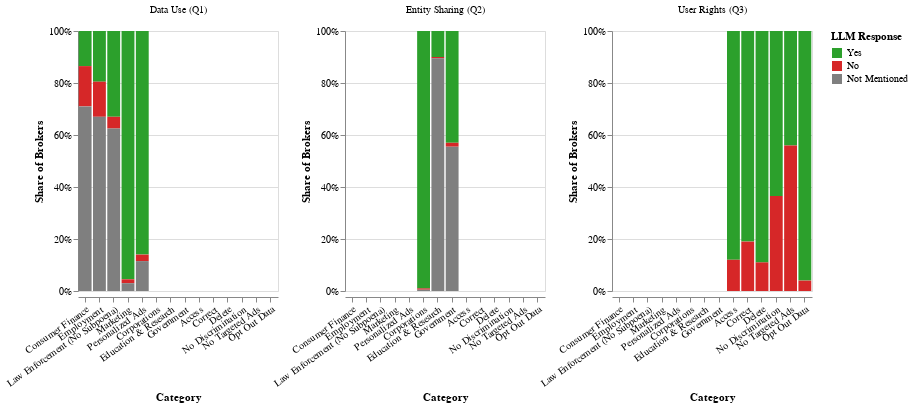

The notebook cell saved with this chart:
### Code cell
stacked_counts_chart = (
    alt.Chart(altair_summary)
    .mark_bar()
    .encode(
        x=alt.X("category_label:N", title="Category", sort=None, axis=alt.Axis(labelAngle=-35)),
        y=alt.Y("share:Q", title="Share of Brokers", axis=alt.Axis(format="%")),
        color=alt.Color(
            "response_label:N",
            title="LLM Response",
            scale=alt.Scale(domain=response_order, range=response_colors)
        ),
        column=alt.Column("question:N", title="")
    )
    .properties(width=200, height=260)
    .resolve_scale(y="independent")
)

stacked_counts_chart.interactive()

### Figure 1 — Vega-Lite specification as saved in the notebook (floating-point values rounded to 4 significant figures)
{"config": {"view": {"continuousWidth": 300, "continuousHeight": 300}}, "data": {"name": "data-bdcdada1032ceeb12e854f411f575b8a"}, "mark": {"type": "bar"}, "encoding": {"color": {"field": "response_label", "scale": {"domain": ["Yes", "No", "Not Mentioned"], "range": ["#2ca02c", "#d62728", "#7f7f7f"]}, "title": "LLM Response", "type": "nominal"}, "column": {"field": "question", "title": "", "type": "nominal"}, "x": {"axis": {"labelAngle": -35}, "field": "category_label", "sort": null, "title": "Category", "type": "nominal"}, "y": {"axis": {"format": "%"}, "field": "share", "title": "Share of Brokers", "type": "quantitative"}}, "height": 260, "params": [{"name": "param_1", "select": {"type": "interval", "encodings": ["x", "y"]}, "bind": "scales"}], "resolve": {"scale": {"y": "independent"}}, "width": 200, "$schema": "https://vega.github.io/schema/vega-lite/v5.20.1.json", "datasets": {"data-bdcdada1032ceeb12e854f411f575b8a": [{"question": "Data Use (Q1)", "category": "consumer_finance", "category_label": "Consumer Finance", "response": 1, "response_label": "Yes", "count": 27, "share": 0.135}, {"question": "Data Use (Q1)", "category": "consumer_finance", "category_label": "Consumer Finance", "response": 0, "response_label": "No", "count": 31, "share": 0.155}, {"question": "Data Use (Q1)", "category": "consumer_finance", "category_label": "Consumer Finance", "response": 2, "response_label": "Not Mentioned", "count": 142, "share": 0.71}, {"question": "Data Use (Q1)", "category": "employment", "category_label": "Employment", "response": 1, "response_label": "Yes", "count": 39, "share": 0.195}, {"question": "Data Use (Q1)", "category": "employment", "category_label": "Employment", "response": 0, "response_label": "No", "count": 27, "share": 0.135}, {"question": "Data Use (Q1)", "category": "employment", "category_label": "Employment", "response": 2, "response_label": "Not Mentioned", "count": 134, "share": 0.67}, {"question": "Data Use (Q1)", "category": "law_no_subpoena", "category_label": "Law Enforcement (No Subpoena)", "response": 1, "response_label": "Yes", "count": 66, "share": 0.33}, {"question": "Data Use (Q1)", "category": "law_no_subpoena", "category_label": "Law Enforcement (No Subpoena)", "response": 0, "response_label": "No", "count": 9, "share": 0.045}, {"question": "Data Use (Q1)", "category": "law_no_subpoena", "category_label": "Law Enforcement (No Subpoena)", "response": 2, "response_label": "Not Mentioned", "count": 125, "share": 0.625}, {"question": "Data Use (Q1)", "category": "marketing", "category_label": "Marketing", "response": 1, "response_label": "Yes", "count": 191, "share": 0.955}, {"question": "Data Use (Q1)", "category": "marketing", "category_label": "Marketing", "response": 0, "response_label": "No", "count": 3, "share": 0.015}, {"question": "Data Use (Q1)", "category": "marketing", "category_label": "Marketing", "response": 2, "response_label": "Not Mentioned", "count": 6, "share": 0.03}, {"question": "Data Use (Q1)", "category": "personalized_ads", "category_label": "Personalized Ads", "response": 1, "response_label": "Yes", "count": 172, "share": 0.86}, {"question": "Data Use (Q1)", "category": "personalized_ads", "category_label": "Personalized Ads", "response": 0, "response_label": "No", "count": 5, "share": 0.025}, {"question": "Data Use (Q1)", "category": "personalized_ads", "category_label": "Personalized Ads", "response": 2, "response_label": "Not Mentioned", "count": 23, "share": 0.115}, {"question": "Entity Sharing (Q2)", "category": "corporations", "category_label": "Corporations", "response": 1, "response_label": "Yes", "count": 198, "share": 0.99}, {"question": "Entity Sharing (Q2)", "category": "corporations", "category_label": "Corporations", "response": 0, "response_label": "No", "count": 1, "share": 0.005}, {"question": "Entity Sharing (Q2)", "category": "corporations", "category_label": "Corporations", "response": 2, "response_label": "Not Mentioned", "count": 1, "share": 0.005}, {"question": "Entity Sharing (Q2)", "category": "education_research", "category_label": "Education & Research", "response": 1, "response_label": "Yes", "count": 20, "share": 0.1}, {"question": "Entity Sharing (Q2)", "category": "education_research", "category_label": "Education & Research", "response": 0, "response_label": "No", "count": 1, "share": 0.005}, {"question": "Entity Sharing (Q2)", "category": "education_research", "category_label": "Education & Research", "response": 2, "response_label": "Not Mentioned", "count": 179, "share": 0.895}, {"question": "Entity Sharing (Q2)", "category": "gov", "category_label": "Government", "response": 1, "response_label": "Yes", "count": 86, "share": 0.43}, {"question": "Entity Sharing (Q2)", "category": "gov", "category_label": "Government", "response": 0, "response_label": "No", "count": 3, "share": 0.015}, {"question": "Entity Sharing (Q2)", "category": "gov", "category_label": "Government", "response": 2, "response_label": "Not Mentioned", "count": 111, "share": 0.555}, {"question": "User Rights (Q3)", "category": "access", "category_label": "Access", "response": 1, "response_label": "Yes", "count": 176, "share": 0.88}, {"question": "User Rights (Q3)", "category": "access", "category_label": "Access", "response": 0, "response_label": "No", "count": 24, "share": 0.12}, {"question": "User Rights (Q3)", "category": "correct", "category_label": "Correct", "response": 1, "response_label": "Yes", "count": 162, "share": 0.81}, {"question": "User Rights (Q3)", "category": "correct", "category_label": "Correct", "response": 0, "response_label": "No", "count": 38, "share": 0.19}, {"question": "User Rights (Q3)", "category": "delete", "category_label": "Delete", "response": 1, "response_label": "Yes", "count": 178, "share": 0.89}, {"question": "User Rights (Q3)", "category": "delete", "category_label": "Delete", "response": 0, "response_label": "No", "count": 22, "share": 0.11}, {"question": "User Rights (Q3)", "category": "no_discrimination", "category_label": "No Discrimination", "response": 1, "response_label": "Yes", "count": 127, "share": 0.635}, {"question": "User Rights (Q3)", "category": "no_discrimination", "category_label": "No Discrimination", "response": 0, "response_label": "No", "count": 73, "share": 0.365}, {"question": "User Rights (Q3)", "category": "no_targeted_ads", "category_label": "No Targeted Ads", "response": 1, "response_label": "Yes", "count": 88, "share": 0.44}, {"question": "User Rights (Q3)", "category": "no_targeted_ads", "category_label": "No Targeted Ads", "response": 0, "response_label": "No", "count": 112, "share": 0.56}, {"question": "User Rights (Q3)", "category": "opt_out_data", "category_label": "Opt Out Data", "response": 1, "response_label": "Yes", "count": 192, "share": 0.96}, {"question": "User Rights (Q3)", "category": "opt_out_data", "category_label": "Opt Out Data", "response": 0, "response_label": "No", "count": 8, "share": 0.04}]}}
